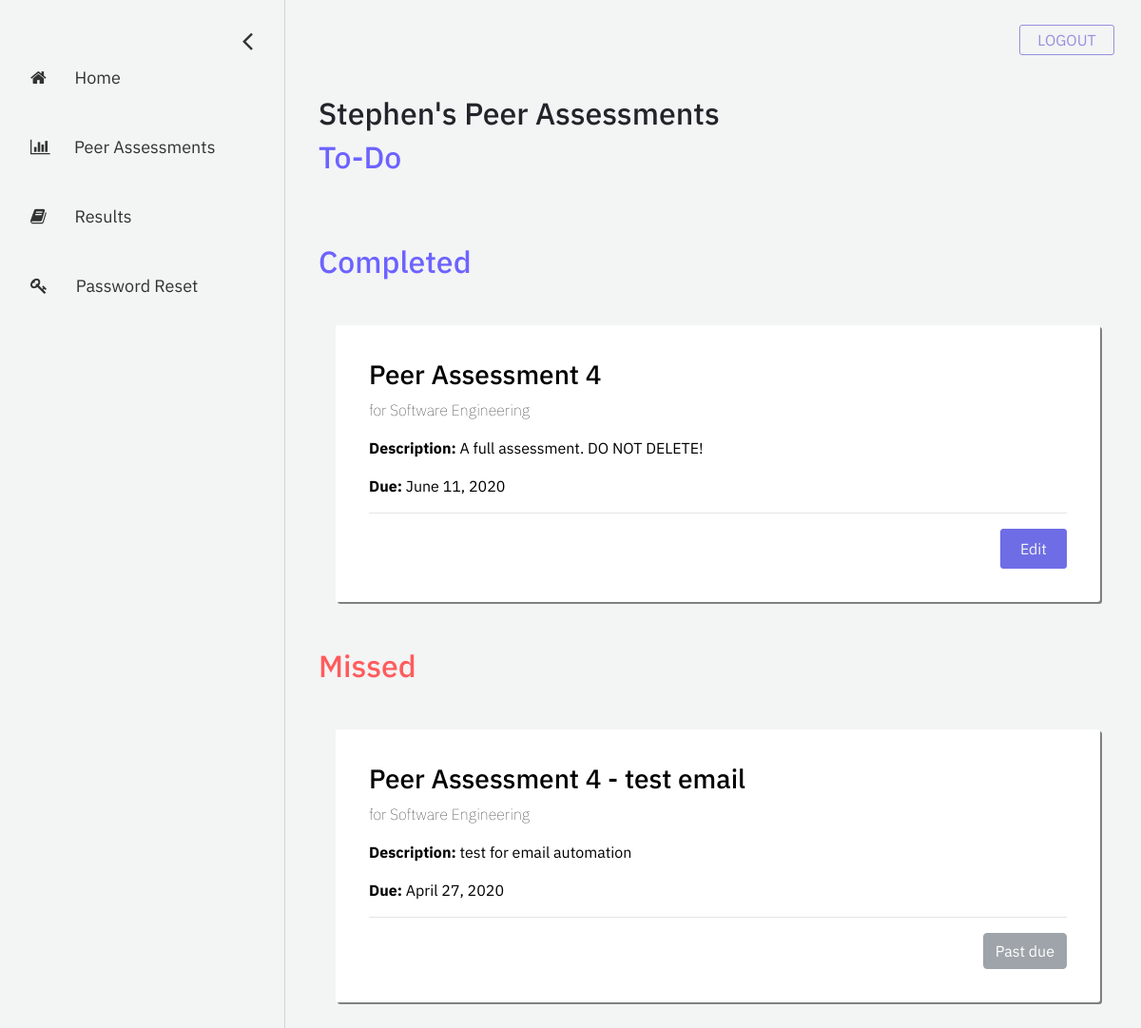
Before: /student/peer-assessments (signed in) with the older database file.
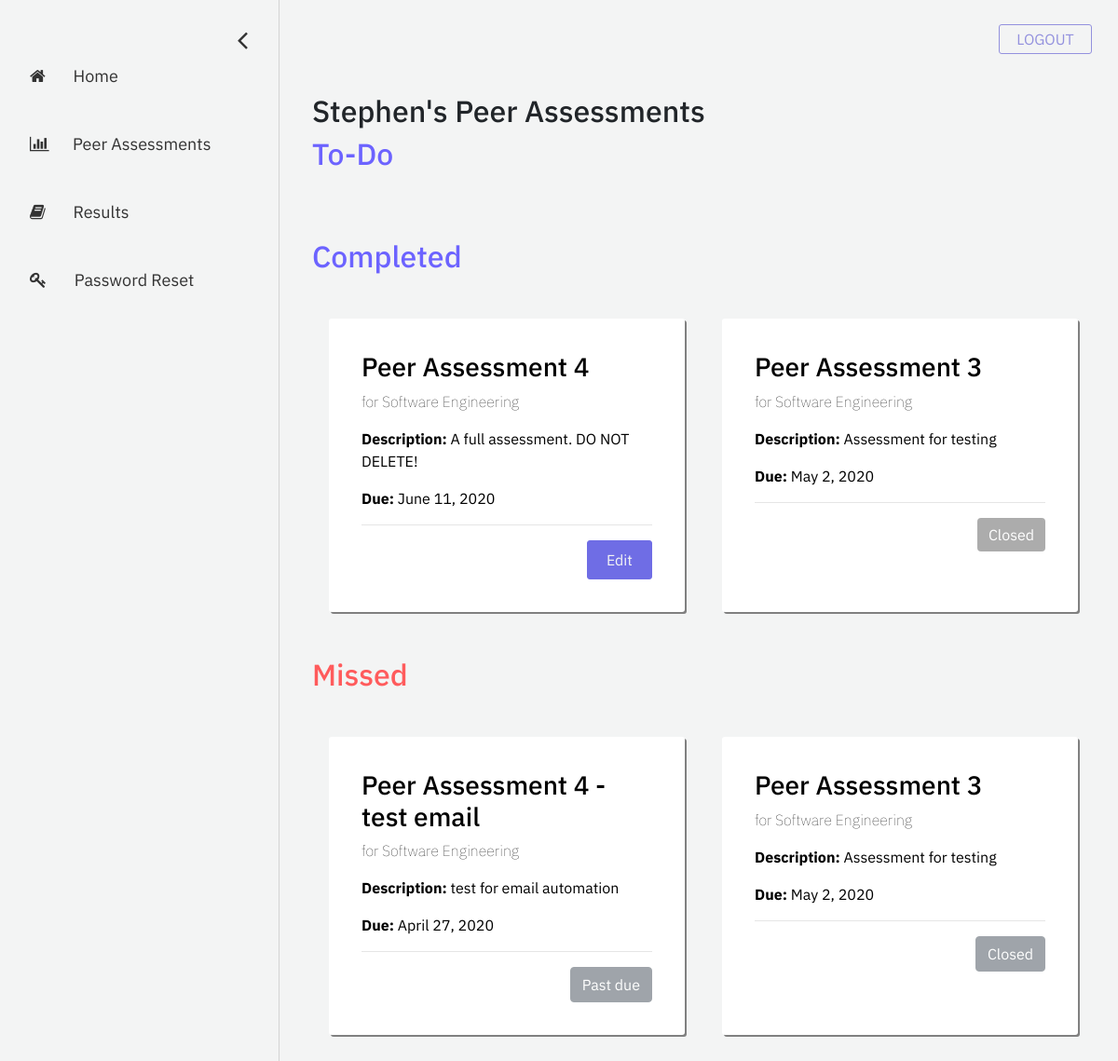
After: the same page with the newer database file.
### assessment/models.py (models this page shows, shortened)
class Assessment(models.Model):
    name = models.CharField("assessment name", max_length=255)
    description = models.TextField("description", max_length=512, blank=True)
    date_created = models.DateTimeField("date created", auto_now_add=True)
    start_date = models.DateField("start date")
    end_date = models.DateField("end date")
    open_status = models.BooleanField("open status", default=True)
    course = models.ForeignKey(Course, on_delete=models.CASCADE) # the course that this peer review belongs to
    questions = models.ManyToManyField(Question) # a set of Questions under this assessment
    result_sets = models.ManyToManyField(Result_set) # a set of Result_sets under this assessment
    completed_students = models.ManyToManyField(User, related_name="completed_students") # a set of Users who have completed this assessment
    def is_missed(self):
        time = str(self.end_date - datetime.datetime.now().date())
        if time[0] == '-':
            return True
        return False
    def is_open(self):
        return self.open_status

### registration/models.py (models this page shows, shortened)
class Course(models.Model):
    course_name = models.CharField("course name", max_length=60)
    course_code = models.IntegerField("course code")
    section_number = models.SmallIntegerField("section number")
    year = models.SmallIntegerField("year of realization")
    semester_choices = (
        ('S', 'Spring'),
        ('F', 'Fall'),
    )
    semester = models.CharField("semester of realization", max_length = 1, choices = semester_choices)
    professors = models.ManyToManyField(User)
    students = models.ManyToManyField(User, related_name="students")

### eval_student/views.py (the view)
# urls.py: path('peer-assessments', views.peer_assessments, name='peer-assessments'),
def peer_assessments(request):
    assessment_list = Assessment.objects.all()
    filtered_list = []
    for i in assessment_list:
       print(i.start_date)
       if request.user in i.course.students.all():
           filtered_list.append(i)
    context = {
        'assessment_list': filtered_list,
    }
    return render(request, 'eval_student/peer-assessments.html', context=context)

### eval_student/templatetags/eval_student_extras.py (called while the page is built)
@register.simple_tag
def get_eval_list(assessment, current_user):
    for team in Team.objects.all():
        if current_user in team.student.all() and team.course == assessment.course: # get the team
            evaluated_list = [student for student in team.student.all() if student != current_user]
    return evaluated_list

@register.simple_tag
def get_answer_list(assessment, student, current_user):
    result_set = assessment.result_sets.filter(student=student).first()
    answer_list = []
    for answer in result_set.rating_answers.all():
        if answer.evaluator == current_user:
            answer_list.append(answer)
    for answer in result_set.text_answers.all():
        if answer.evaluator == current_user:
            answer_list.append(answer)
    return answer_list

### eval_student/templates/eval_student/peer-assessments.html (shortened to what this page needs)
{% extends 'eval_student/base-sidebar.html'%}
{% load eval_student_extras %}
{% load static %}
{% block content%}
<div id="main">
	<div class="container">
		<h2>{{ user.first_name }}'s Peer Assessments</h2>
	</div>
	<div class="container">
		<h2 style="color: #6C63FF; margin-bottom: 0;">To-Do</h2>
		{% if assessment_list|length > 0 %}
			<div class="row">
			</div>
		{% else %}
			<p>No peer assessment available.</p>
		{% endif %}
	</div>
	<div class="container">
		<h2 style="color: #6C63FF; margin-bottom: 0;">Completed</h2>
			{% if assessment_list|length > 0 %}
				<div class="row">
					{% for assessment in assessment_list %}
						{% if not assessment.is_missed and request.user in assessment.completed_students.all %}
							<div class="col grid-box">
								<h3> {{ assessment.name }} </h3>
								<p style="font-weight: 20;"> for {{ assessment.course.course_name }}</p>
								{% if assessment.description != '' %}
									<p><b>Description:</b> {{ assessment.description }}</p>
								{% else %}
									<p><b>Description:</b> No assessment description</p>
								{% endif %}
								<p> <b>Due:</b> {{ assessment.end_date }}</p>
								<hr>
								{% if assessment.is_open %}
									<button type="button" class="btn btn-primary buttons purple float-right" data-toggle="modal" data-target="#editModal_@{{ assessment.id }}">
										Edit
									</button>
													{% get_eval_list assessment request.user as evaluated_list %}
								{% else %}
									<button type="submit" style="background-color: gray; border: gray;" class="btn btn-primary float-right" disabled>Closed</button>
								{% endif %}
							</div>
						{% endif %}
					{% endfor %}
				</div>
			{% else %}
				<p>No peer assessment available.</p>
			{% endif %}
	</div>
	<div class="container">
		<h2 style="color: rgb(255, 91, 92); margin-bottom: 0;">Missed</h2>
			{% if assessment_list|length > 0 %}
				<div class="row">
					{% for assessment in assessment_list %}
						{% if assessment.is_missed or not assessment.is_open %}
							<div class="col grid-box">
								<h3> {{ assessment.name }} </h3>
								<p style="font-weight: 20;"> for {{ assessment.course.course_name }}</p>
								{% if assessment.description != '' %}
									<p><b>Description:</b> {{ assessment.description }}</p>
								{% else %}
									<p><b>Description:</b> No assessment description</p>
								{% endif %}
								<p> <b>Due:</b> {{ assessment.end_date }}</p>
								<hr>
								{% if not assessment.is_open %}
									<button type="button" class="btn btn-secondary float-right" disabled>Closed</button>
								{% else %}
									<button type="button" class="btn btn-secondary float-right" disabled>Past due</button>
								{% endif %}
							</div>
						{% endif %}
					{% endfor %}
				</div>
			{% else %}
				<p>No peer assessment available.</p>
			{% endif %}
	</div>
</div>
{% endblock %}

Changed rows visible on the page:
added Assessment: name "Peer Assessment 3", course.course_name "Software Engineering", description "Assessment for testing", end_date "May 2, 2020", open_status "Closed"
